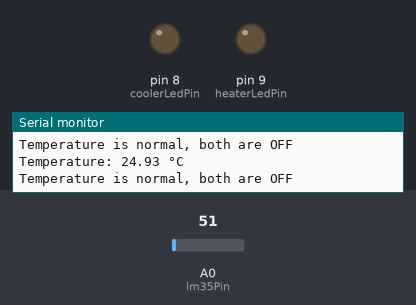
This sketch was run on a simulated Arduino Uno, built with avr-gcc and run on an emulated ATmega328P. Shown: output pins drawn as LEDs (lit = HIGH), the last lines printed to the serial monitor. The test bench sets the inputs (shaded band); at power-on: A0 (lm35Pin) = 51.

Above: at 1.8 s.
1.9 s: A0 (lm35Pin) set to 54
At 3.0 s:
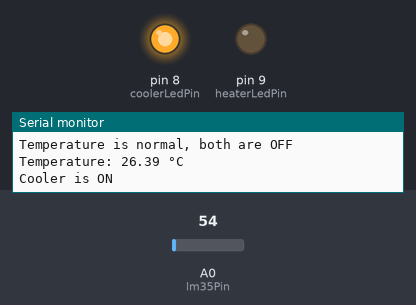
3.5 s: A0 (lm35Pin) set to 30
At 4.6 s:
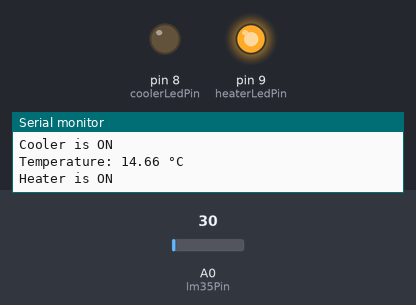
5.5 s: A0 (lm35Pin) set to 61
At 7.2 s:
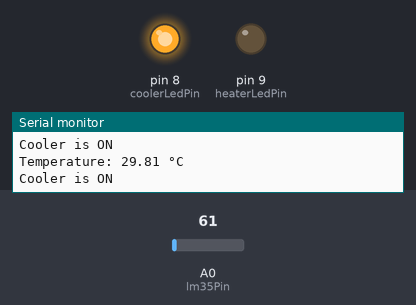
7.5 s: A0 (lm35Pin) set to 15
At 8.9 s:
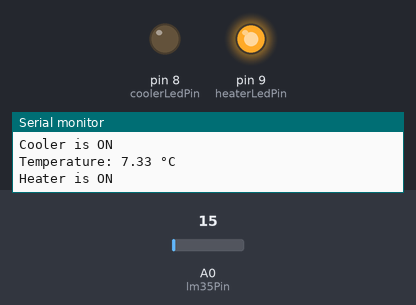
Timing chart, 0 to 10.5 s (numbered marks = the images above; inputs shaded):
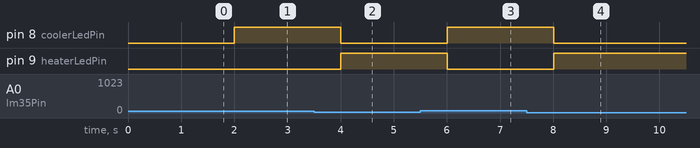

The sketch:

controlTempreture.ino
```cpp
const int lm35Pin = A0;
const int coolerLedPin = 8;  // LED سبز برای کولر
const int heaterLedPin = 9;  // LED قرمز برای هیتر

void setup() {
  Serial.begin(9600);
  pinMode(coolerLedPin, OUTPUT);
  pinMode(heaterLedPin, OUTPUT);
}

void loop() {
  int sensorValue = analogRead(lm35Pin);
  float voltage = sensorValue * (5.0 / 1023.0);
  float temperatureC = voltage * 100;

  Serial.print("Temperature: ");
  Serial.print(temperatureC);
  Serial.println(" °C");

  if (temperatureC > 25) {
    Serial.println("Cooler is ON");
    digitalWrite(coolerLedPin, HIGH);  // روشن کردن LED سبز
    digitalWrite(heaterLedPin, LOW);   // خاموش کردن LED قرمز
  } else if (temperatureC < 24) {
    Serial.println("Heater is ON");
    digitalWrite(coolerLedPin, LOW);   // خاموش کردن LED سبز
    digitalWrite(heaterLedPin, HIGH);  // روشن کردن LED قرمز
  } else {
    Serial.println("Temperature is normal, both are OFF");
    digitalWrite(coolerLedPin, LOW);   // خاموش کردن هر دو
    digitalWrite(heaterLedPin, LOW);
  }

  delay(1000);
}
```

Measured:
- the behaviour switches between 51 and 52 on A0 (lm35Pin) (found by bisection; images 0 and 1)
- after the input at 1.9 s, pin 8 (coolerLedPin): LOW → HIGH after 0.10 s
- after the input at 3.5 s, pin 8 (coolerLedPin): HIGH → LOW after 0.50 s; pin 9 (heaterLedPin): LOW → HIGH after 0.50 s
- after the input at 5.5 s, pin 8 (coolerLedPin): LOW → HIGH after 0.51 s; pin 9 (heaterLedPin): HIGH → LOW after 0.51 s
- after the input at 7.5 s, pin 8 (coolerLedPin): HIGH → LOW after 0.51 s; pin 9 (heaterLedPin): LOW → HIGH after 0.51 s
